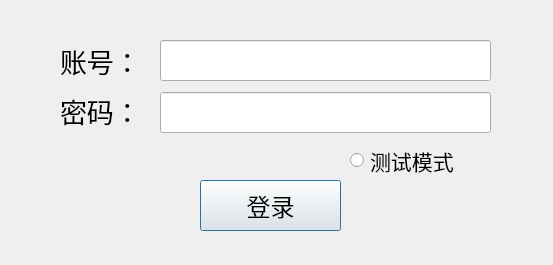
<?xml version="1.0" encoding="UTF-8"?>
<ui version="4.0">
 <class>login</class>
 <widget class="QDialog" name="login">
  <property name="geometry">
   <rect>
    <x>0</x>
    <y>0</y>
    <width>553</width>
    <height>265</height>
   </rect>
  </property>
  <property name="windowTitle">
   <string>中云信安生产工具登录</string>
  </property>
  <widget class="QLineEdit" name="user_name_edit">
   <property name="geometry">
    <rect>
     <x>160</x>
     <y>40</y>
     <width>331</width>
     <height>41</height>
    </rect>
   </property>
   <property name="font">
    <font>
     <family>宋体</family>
     <pointsize>16</pointsize>
    </font>
   </property>
  </widget>
  <widget class="QRadioButton" name="test_sel_rbutton">
   <property name="geometry">
    <rect>
     <x>350</x>
     <y>140</y>
     <width>171</width>
     <height>41</height>
    </rect>
   </property>
   <property name="font">
    <font>
     <family>Agency FB</family>
     <pointsize>16</pointsize>
    </font>
   </property>
   <property name="text">
    <string>测试模式</string>
   </property>
  </widget>
  <widget class="QLabel" name="label">
   <property name="geometry">
    <rect>
     <x>60</x>
     <y>40</y>
     <width>101</width>
     <height>41</height>
    </rect>
   </property>
   <property name="font">
    <font>
     <family>Agency FB</family>
     <pointsize>20</pointsize>
    </font>
   </property>
   <property name="text">
    <string>账号：</string>
   </property>
  </widget>
  <widget class="QLineEdit" name="password_edit">
   <property name="geometry">
    <rect>
     <x>160</x>
     <y>92</y>
     <width>331</width>
     <height>41</height>
    </rect>
   </property>
   <property name="font">
    <font>
     <family>宋体</family>
     <pointsize>16</pointsize>
    </font>
   </property>
   <property name="maxLength">
    <number>16</number>
   </property>
   <property name="echoMode">
    <enum>QLineEdit::Password</enum>
   </property>
  </widget>
  <widget class="QLabel" name="label_2">
   <property name="geometry">
    <rect>
     <x>60</x>
     <y>90</y>
     <width>101</width>
     <height>41</height>
    </rect>
   </property>
   <property name="font">
    <font>
     <family>Agency FB</family>
     <pointsize>20</pointsize>
    </font>
   </property>
   <property name="text">
    <string>密码：</string>
   </property>
  </widget>
  <widget class="QPushButton" name="login_button">
   <property name="geometry">
    <rect>
     <x>200</x>
     <y>180</y>
     <width>141</width>
     <height>51</height>
    </rect>
   </property>
   <property name="font">
    <font>
     <family>Agency FB</family>
     <pointsize>18</pointsize>
    </font>
   </property>
   <property name="text">
    <string>登录</string>
   </property>
  </widget>
 </widget>
 <resources/>
 <connections/>
</ui>
